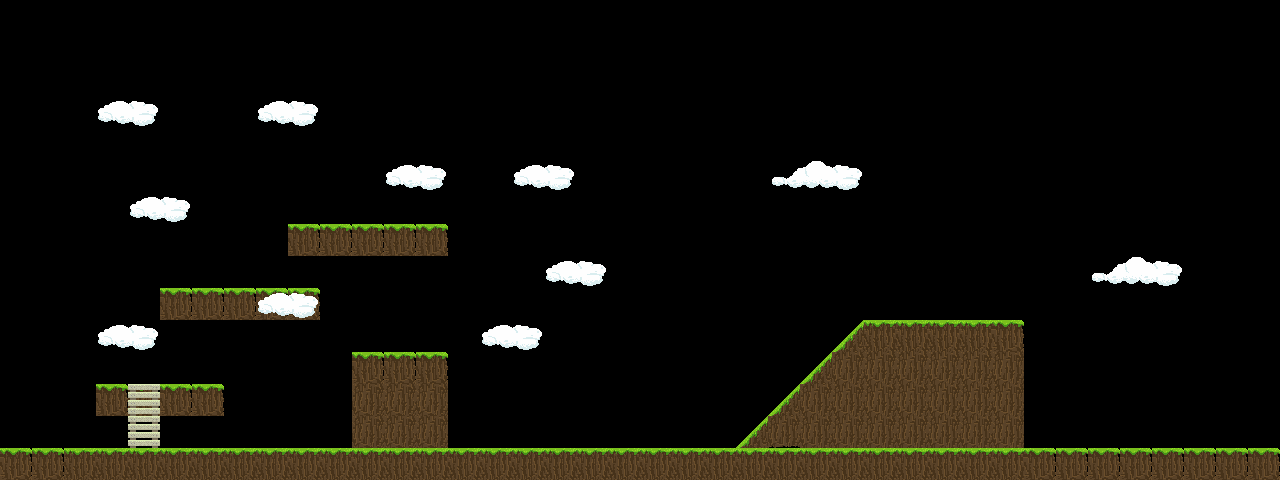

A level layout from a 2D game, rendered from its tile map. Below: a short description, then the map file with its tile-grid data intact:
An orthogonal 40x15 tile map with 32x32 px tiles, 5 tile layers (oblique, decor, ground, fond, ...).

<map version="1.0" orientation="orthogonal" renderorder="right-down" width="40" height="15" tilewidth="32" tileheight="32" nextobjectid="1">
 <tileset firstgid="1" name="Tiles_32x32" tilewidth="32" tileheight="32" tilecount="64" columns="8">
  <image source="../../Tiles-32x32/Tiles_32x32.png" trans="000000" width="256" height="256" />
 </tileset>
 <layer name="oblique" width="40" height="15">
  <data encoding="csv">
0,0,0,0,0,0,0,0,0,0,0,0,0,0,0,0,0,0,0,0,0,0,0,0,0,0,0,0,0,0,0,0,0,0,0,0,0,0,0,0,
0,0,0,0,0,0,0,0,0,0,0,0,0,0,0,0,0,0,0,0,0,0,0,0,0,0,0,0,0,0,0,0,0,0,0,0,0,0,0,0,
0,0,0,0,0,0,0,0,0,0,0,0,0,0,0,0,0,0,0,0,0,0,0,0,0,0,0,0,0,0,0,0,0,0,0,0,0,0,0,0,
0,0,0,0,0,0,0,0,0,0,0,0,0,0,0,0,0,0,0,0,0,0,0,0,0,0,0,0,0,0,0,0,0,0,0,0,0,0,0,0,
0,0,0,0,0,0,0,0,0,0,0,0,0,0,0,0,0,0,0,0,0,0,0,0,0,0,0,0,0,0,0,0,0,0,0,0,0,0,0,0,
0,0,0,0,0,0,0,0,0,0,0,0,0,0,0,0,0,0,0,0,0,0,0,0,0,0,0,0,0,0,0,0,0,0,0,0,0,0,0,0,
0,0,0,0,0,0,0,0,0,0,0,0,0,0,0,0,0,0,0,0,0,0,0,0,0,0,0,0,0,0,0,0,0,0,0,0,0,0,0,0,
0,0,0,0,0,0,0,0,0,0,0,0,0,0,0,0,0,0,0,0,0,0,0,0,0,0,0,0,0,0,0,0,0,0,0,0,0,0,0,0,
0,0,0,0,0,0,0,0,0,0,0,0,0,0,0,0,0,0,0,0,0,0,0,0,0,0,0,0,0,0,0,0,0,0,0,0,0,0,0,0,
0,0,0,0,0,0,0,0,0,0,0,0,0,0,0,0,0,0,0,0,0,0,0,0,0,0,0,0,0,0,0,0,0,0,0,0,0,0,0,0,
0,0,0,0,0,0,0,0,0,0,0,0,0,0,0,0,0,0,0,0,0,0,0,0,0,0,57,0,0,0,0,0,0,0,0,0,0,0,0,0,
0,0,0,0,0,0,0,0,0,0,0,0,0,0,0,0,0,0,0,0,0,0,0,0,0,57,0,0,0,0,0,0,0,0,0,0,0,0,0,0,
0,0,0,0,0,0,0,0,0,0,0,0,0,0,0,0,0,0,0,0,0,0,0,0,57,0,0,0,0,0,0,0,0,0,0,0,0,0,0,0,
0,0,0,0,0,0,0,0,0,0,0,0,0,0,0,0,0,0,0,0,0,0,0,57,0,0,0,0,0,0,0,0,0,0,0,0,0,0,0,0,
0,0,0,0,0,0,0,0,0,0,0,0,0,0,0,0,0,0,0,0,0,0,0,0,0,0,0,0,0,0,0,0,0,0,0,0,0,0,0,0
</data>
 </layer>
 <layer name="decor" width="40" height="15">
  <data encoding="csv">
0,0,0,0,0,0,0,0,0,0,0,0,0,0,0,0,0,0,0,0,0,0,0,0,0,0,0,0,0,0,0,0,0,0,0,0,0,0,0,0,
0,0,0,0,0,0,0,0,0,0,0,0,0,0,0,0,0,0,0,0,0,0,0,0,0,0,0,0,0,0,0,0,0,0,0,0,0,0,0,0,
0,0,0,0,0,0,0,0,0,0,0,0,0,0,0,0,0,0,0,0,0,0,0,0,0,0,0,0,0,0,0,0,0,0,0,0,0,0,0,0,
0,0,0,0,0,0,0,0,0,0,0,0,0,0,0,0,0,0,0,0,0,0,0,0,0,0,0,0,0,0,0,0,0,0,0,0,0,0,0,0,
0,0,0,0,0,0,0,0,0,0,0,0,0,0,0,0,0,0,0,0,0,0,0,0,0,0,0,0,0,0,0,0,0,0,0,0,0,0,0,0,
0,0,0,0,0,0,0,0,0,0,0,0,0,0,0,0,0,0,0,0,0,0,0,0,0,0,0,0,0,0,0,0,0,0,0,0,0,0,0,0,
0,0,0,0,0,0,0,0,0,0,0,0,0,0,0,0,0,0,0,0,0,0,0,0,0,0,0,0,0,0,0,0,0,0,0,0,0,0,0,0,
0,0,0,0,0,0,0,0,0,2,2,2,2,2,0,0,0,0,0,0,0,0,0,0,0,0,0,0,0,0,0,0,0,0,0,0,0,0,0,0,
0,0,0,0,0,0,0,0,0,0,0,0,0,0,0,0,0,0,0,0,0,0,0,0,0,0,0,0,0,0,0,0,0,0,0,0,0,0,0,0,
0,0,0,0,0,2,2,2,2,2,0,0,0,0,0,0,0,0,0,0,0,0,0,0,0,0,0,0,0,0,0,0,0,0,0,0,0,0,0,0,
0,0,0,0,0,0,0,0,0,0,0,0,0,0,0,0,0,0,0,0,0,0,0,0,0,0,57,1,1,1,1,2,0,0,0,0,0,0,0,0,
0,0,0,0,0,0,0,0,0,0,0,2,2,2,0,0,0,0,0,0,0,0,0,0,0,57,5,5,5,5,5,5,0,0,0,0,0,0,0,0,
0,0,0,2,2,2,2,0,0,0,0,18,18,18,0,0,0,0,0,0,0,0,0,0,57,5,5,5,5,5,5,5,0,0,0,0,0,0,0,0,
0,0,0,0,0,0,0,0,0,0,0,18,18,18,0,0,0,0,0,0,0,0,0,57,10,5,5,5,5,5,5,5,0,0,0,0,0,0,0,0,
0,0,0,0,0,0,0,0,0,0,0,18,18,18,0,0,0,0,0,0,0,0,0,0,0,0,0,0,0,0,0,0,0,0,0,0,0,0,0,0
</data>
 </layer>
 <layer name="ground" width="40" height="15">
  <data encoding="csv">
0,0,0,0,0,0,0,0,0,0,0,0,0,0,0,0,0,0,0,0,0,0,0,0,0,0,0,0,0,0,0,0,0,0,0,0,0,0,0,0,
0,0,0,0,0,0,0,0,0,0,0,0,0,0,0,0,0,0,0,0,0,0,0,0,0,0,0,0,0,0,0,0,0,0,0,0,0,0,0,0,
0,0,0,0,0,0,0,0,0,0,0,0,0,0,0,0,0,0,0,0,0,0,0,0,0,0,0,0,0,0,0,0,0,0,0,0,0,0,0,0,
0,0,0,0,0,0,0,0,0,0,0,0,0,0,0,0,0,0,0,0,0,0,0,0,0,0,0,0,0,0,0,0,0,0,0,0,0,0,0,0,
0,0,0,0,0,0,0,0,0,0,0,0,0,0,0,0,0,0,0,0,0,0,0,0,0,0,0,0,0,0,0,0,0,0,0,0,0,0,0,0,
0,0,0,0,0,0,0,0,0,0,0,0,0,0,0,0,0,0,0,0,0,0,0,0,0,0,0,0,0,0,0,0,0,0,0,0,0,0,0,0,
0,0,0,0,0,0,0,0,0,0,0,0,0,0,0,0,0,0,0,0,0,0,0,0,0,0,0,0,0,0,0,0,0,0,0,0,0,0,0,0,
0,0,0,0,0,0,0,0,0,0,0,0,0,0,0,0,0,0,0,0,0,0,0,0,0,0,0,0,0,0,0,0,0,0,0,0,0,0,0,0,
0,0,0,0,0,0,0,0,0,0,0,0,0,0,0,0,0,0,0,0,0,0,0,0,0,0,0,0,0,0,0,0,0,0,0,0,0,0,0,0,
0,0,0,0,0,0,0,0,0,0,0,0,0,0,0,0,0,0,0,0,0,0,0,0,0,0,0,0,0,0,0,0,0,0,0,0,0,0,0,0,
0,0,0,0,0,0,0,0,0,0,0,0,0,0,0,0,0,0,0,0,0,0,0,0,0,0,0,0,0,0,0,0,0,0,0,0,0,0,0,0,
0,0,0,0,0,0,0,0,0,0,0,2,2,2,0,0,0,0,0,0,0,0,0,0,0,0,0,0,0,0,0,0,0,0,0,0,0,0,0,0,
0,0,0,0,0,0,0,0,0,0,0,10,10,10,0,0,0,0,0,0,0,0,0,0,0,0,0,0,0,0,0,0,0,0,0,0,0,0,0,0,
0,0,0,0,0,0,0,0,0,0,0,10,10,10,0,0,0,0,0,0,0,0,0,0,0,0,0,0,0,0,0,0,0,0,0,0,0,0,0,0,
2,2,1,1,1,1,1,1,1,1,1,1,1,1,1,1,1,1,1,1,1,1,1,1,1,1,1,1,1,1,1,1,2,2,2,2,2,2,2,2
</data>
 </layer>
 <layer name="fond" width="40" height="15">
  <data encoding="csv">
0,0,0,0,0,0,0,0,0,0,0,0,0,0,0,0,0,0,0,0,0,0,0,0,0,0,0,0,0,0,0,0,0,0,0,0,0,0,0,0,
0,0,0,0,0,0,0,0,0,0,0,0,0,0,0,0,0,0,0,0,0,0,0,0,0,0,0,0,0,0,0,0,0,0,0,0,0,0,0,0,
0,0,0,0,0,0,0,0,0,0,0,0,0,0,0,0,0,0,0,0,0,0,0,0,0,0,0,0,0,0,0,0,0,0,0,0,0,0,0,0,
0,0,0,38,39,0,0,0,38,39,0,0,0,0,0,0,0,0,0,0,0,0,0,0,0,0,0,0,0,0,0,0,0,0,0,0,0,0,0,0,
0,0,0,0,0,0,0,0,0,0,0,0,0,0,0,0,0,0,0,0,0,0,0,0,0,0,0,0,0,0,0,0,0,0,0,0,0,0,0,0,
0,0,0,0,0,0,0,0,0,0,0,0,38,39,0,0,38,39,0,0,0,0,0,0,43,44,39,0,0,0,0,0,0,0,0,0,0,0,0,0,
0,0,0,0,38,39,0,0,0,0,0,0,0,0,0,0,0,0,0,0,0,0,0,0,0,0,0,0,0,0,0,0,0,0,0,0,0,0,0,0,
0,0,0,0,0,0,0,0,0,0,0,0,0,0,0,0,0,0,0,0,0,0,0,0,0,0,0,0,0,0,0,0,0,0,0,0,0,0,0,0,
0,0,0,0,0,0,0,0,0,0,0,0,0,0,0,0,0,38,39,0,0,0,0,0,0,0,0,0,0,0,0,0,0,0,43,44,39,0,0,0,
0,0,0,0,0,0,0,0,38,39,0,0,0,0,0,0,0,0,0,0,0,0,0,0,0,0,0,0,0,0,0,0,0,0,0,0,0,0,0,0,
0,0,0,38,39,0,0,0,0,0,0,0,0,0,0,38,39,0,0,0,0,0,0,0,0,0,0,0,0,0,0,0,0,0,0,0,0,0,0,0,
0,0,0,0,0,0,0,0,0,0,0,0,0,0,0,0,0,0,0,0,0,0,0,0,0,0,0,0,0,0,0,0,0,0,0,0,0,0,0,0,
0,0,0,0,0,0,0,0,0,0,0,0,0,0,0,0,0,0,0,0,0,0,0,0,0,0,0,0,0,0,0,0,0,0,0,0,0,0,0,0,
0,0,0,0,0,0,0,0,0,0,0,0,0,0,0,0,0,0,0,0,0,0,0,0,0,0,0,0,0,0,0,0,0,0,0,0,0,0,0,0,
0,0,0,0,0,0,0,0,0,0,0,0,0,0,0,0,0,0,0,0,0,0,0,0,0,0,0,0,0,0,0,0,0,0,0,0,0,0,0,0
</data>
 </layer>
 <layer name="echelle" width="40" height="15">
  <data encoding="csv">
0,0,0,0,0,0,0,0,0,0,0,0,0,0,0,0,0,0,0,0,0,0,0,0,0,0,0,0,0,0,0,0,0,0,0,0,0,0,0,0,
0,0,0,0,0,0,0,0,0,0,0,0,0,0,0,0,0,0,0,0,0,0,0,0,0,0,0,0,0,0,0,0,0,0,0,0,0,0,0,0,
0,0,0,0,0,0,0,0,0,0,0,0,0,0,0,0,0,0,0,0,0,0,0,0,0,0,0,0,0,0,0,0,0,0,0,0,0,0,0,0,
0,0,0,0,0,0,0,0,0,0,0,0,0,0,0,0,0,0,0,0,0,0,0,0,0,0,0,0,0,0,0,0,0,0,0,0,0,0,0,0,
0,0,0,0,0,0,0,0,0,0,0,0,0,0,0,0,0,0,0,0,0,0,0,0,0,0,0,0,0,0,0,0,0,0,0,0,0,0,0,0,
0,0,0,0,0,0,0,0,0,0,0,0,0,0,0,0,0,0,0,0,0,0,0,0,0,0,0,0,0,0,0,0,0,0,0,0,0,0,0,0,
0,0,0,0,0,0,0,0,0,0,0,0,0,0,0,0,0,0,0,0,0,0,0,0,0,0,0,0,0,0,0,0,0,0,0,0,0,0,0,0,
0,0,0,0,0,0,0,0,0,0,0,0,0,0,0,0,0,0,0,0,0,0,0,0,0,0,0,0,0,0,0,0,0,0,0,0,0,0,0,0,
0,0,0,0,0,0,0,0,0,0,0,0,0,0,0,0,0,0,0,0,0,0,0,0,0,0,0,0,0,0,0,0,0,0,0,0,0,0,0,0,
0,0,0,0,0,0,0,0,0,0,0,0,0,0,0,0,0,0,0,0,0,0,0,0,0,0,0,0,0,0,0,0,0,0,0,0,0,0,0,0,
0,0,0,0,0,0,0,0,0,0,0,0,0,0,0,0,0,0,0,0,0,0,0,0,0,0,0,0,0,0,0,0,0,0,0,0,0,0,0,0,
0,0,0,0,0,0,0,0,0,0,0,0,0,0,0,0,0,0,0,0,0,0,0,0,0,0,0,0,0,0,0,0,0,0,0,0,0,0,0,0,
0,0,0,0,45,0,0,0,0,0,0,0,0,0,0,0,0,0,0,0,0,0,0,0,0,0,0,0,0,0,0,0,0,0,0,0,0,0,0,0,
0,0,0,0,45,0,0,0,0,0,0,0,0,0,0,0,0,0,0,0,0,0,0,0,0,0,0,0,0,0,0,0,0,0,0,0,0,0,0,0,
0,0,0,0,0,0,0,0,0,0,0,0,0,0,0,0,0,0,0,0,0,0,0,0,0,0,0,0,0,0,0,0,0,0,0,0,0,0,0,0
</data>
 </layer>
</map>
